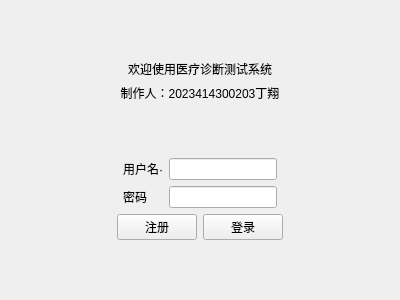
<?xml version="1.0" encoding="UTF-8"?>
<ui version="4.0">
 <class>LoginView</class>
 <widget class="QWidget" name="LoginView">
  <property name="geometry">
   <rect>
    <x>0</x>
    <y>0</y>
    <width>400</width>
    <height>300</height>
   </rect>
  </property>
  <property name="windowTitle">
   <string>登录</string>
  </property>
  <layout class="QVBoxLayout" name="verticalLayout">
   <item>
    <spacer name="verticalSpacer_2">
     <property name="orientation">
      <enum>Qt::Orientation::Vertical</enum>
     </property>
     <property name="sizeHint" stdset="0">
      <size>
       <width>20</width>
       <height>46</height>
      </size>
     </property>
    </spacer>
   </item>
   <item>
    <widget class="QLabel" name="label">
     <property name="text">
      <string>欢迎使用医疗诊断测试系统</string>
     </property>
     <property name="alignment">
      <set>Qt::AlignmentFlag::AlignCenter</set>
     </property>
    </widget>
   </item>
   <item>
    <widget class="QLabel" name="label_4">
     <property name="layoutDirection">
      <enum>Qt::LayoutDirection::LeftToRight</enum>
     </property>
     <property name="text">
      <string>制作人：2023414300203丁翔</string>
     </property>
     <property name="alignment">
      <set>Qt::AlignmentFlag::AlignCenter</set>
     </property>
    </widget>
   </item>
   <item>
    <spacer name="verticalSpacer">
     <property name="orientation">
      <enum>Qt::Orientation::Vertical</enum>
     </property>
     <property name="sizeHint" stdset="0">
      <size>
       <width>20</width>
       <height>45</height>
      </size>
     </property>
    </spacer>
   </item>
   <item>
    <layout class="QHBoxLayout" name="horizontalLayout_2">
     <item>
      <spacer name="horizontalSpacer">
       <property name="orientation">
        <enum>Qt::Orientation::Horizontal</enum>
       </property>
       <property name="sizeHint" stdset="0">
        <size>
         <width>40</width>
         <height>20</height>
        </size>
       </property>
      </spacer>
     </item>
     <item>
      <layout class="QFormLayout" name="formLayout">
       <item row="0" column="0">
        <widget class="QLabel" name="label_2">
         <property name="text">
          <string>用户名·</string>
         </property>
        </widget>
       </item>
       <item row="0" column="1">
        <widget class="QLineEdit" name="inputUsername"/>
       </item>
       <item row="1" column="0">
        <widget class="QLabel" name="label_3">
         <property name="text">
          <string>密码</string>
         </property>
        </widget>
       </item>
       <item row="1" column="1">
        <widget class="QLineEdit" name="inputUserPassword">
         <property name="echoMode">
          <enum>QLineEdit::EchoMode::Password</enum>
         </property>
        </widget>
       </item>
      </layout>
     </item>
     <item>
      <spacer name="horizontalSpacer_2">
       <property name="orientation">
        <enum>Qt::Orientation::Horizontal</enum>
       </property>
       <property name="sizeHint" stdset="0">
        <size>
         <width>40</width>
         <height>20</height>
        </size>
       </property>
      </spacer>
     </item>
    </layout>
   </item>
   <item>
    <layout class="QHBoxLayout" name="horizontalLayout_3">
     <item>
      <spacer name="horizontalSpacer_3">
       <property name="orientation">
        <enum>Qt::Orientation::Horizontal</enum>
       </property>
       <property name="sizeHint" stdset="0">
        <size>
         <width>40</width>
         <height>20</height>
        </size>
       </property>
      </spacer>
     </item>
     <item>
      <layout class="QHBoxLayout" name="horizontalLayout">
       <item>
        <widget class="QPushButton" name="btSignup">
         <property name="text">
          <string>注册</string>
         </property>
        </widget>
       </item>
       <item>
        <widget class="QPushButton" name="btSignin">
         <property name="text">
          <string>登录</string>
         </property>
        </widget>
       </item>
      </layout>
     </item>
     <item>
      <spacer name="horizontalSpacer_4">
       <property name="orientation">
        <enum>Qt::Orientation::Horizontal</enum>
       </property>
       <property name="sizeHint" stdset="0">
        <size>
         <width>40</width>
         <height>20</height>
        </size>
       </property>
      </spacer>
     </item>
    </layout>
   </item>
   <item>
    <spacer name="verticalSpacer_3">
     <property name="orientation">
      <enum>Qt::Orientation::Vertical</enum>
     </property>
     <property name="sizeHint" stdset="0">
      <size>
       <width>20</width>
       <height>46</height>
      </size>
     </property>
    </spacer>
   </item>
  </layout>
 </widget>
 <resources/>
 <connections/>
</ui>
